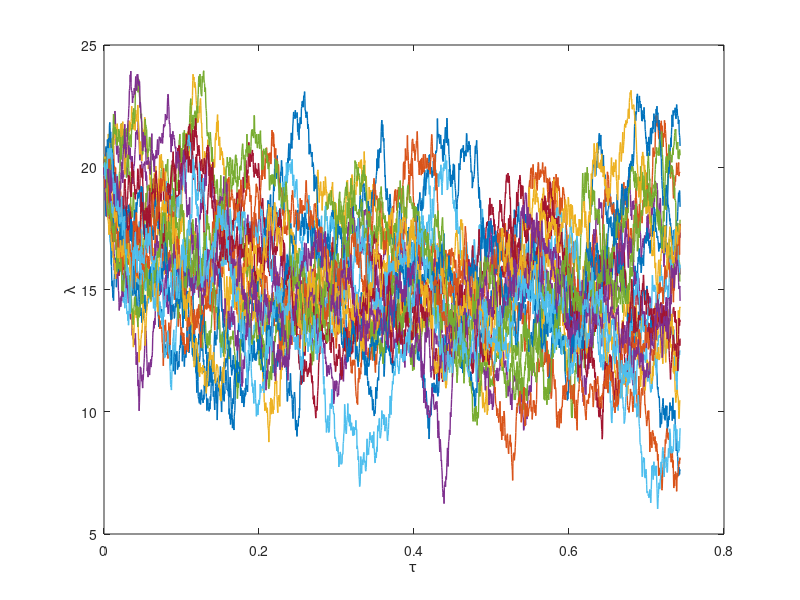

The MATLAB source for this figure: (Note: this script raises an error after producing the figure.)
%%%%%%%%%%%%%%%%%%%%%%%%%%%%%%%%%%%%%%%%%%%%%%%
%%% Script to plot inadequecy representation
%%%%%%%%%%%%%%%%%%%%%%%%%%%%%%%%%%%%%%%%%%%%%%%
clear all
close all
clc
set(0,'DefaultFigureWindowStyle','docked')


%% Loading HF data
A = csvread('error_in_qoi.txt');
tau       = A(:,1);
I         = A(:,2);
eps_exact = A(:,3); 

% figure
% plot(tau,eps_exact,'LineWidth',3)
% xlabel('\tau'); ylabel('\epsilon');
% prop_plots


%% Inadequacy Parameters
Nsamp = 20;
lambda_mean = 15;
c = 15;
alpha = 0.32;
beta = 15;

% initial conditions
epsODE(1,1:Nsamp) = 0.02*randn(1,Nsamp)+0.14;
lambda(1,1:Nsamp) = 20.0;


%% Inadequecy evolution
Ntau = size(tau,1);
dtau = tau(2) - tau(1);

% Wiener process
dW = sqrt(dtau)*randn(Nsamp,Ntau);   % increments
dW = dW';

for i = 1 : Ntau-1
    for j = 1 : Nsamp
    
    lambda(i+1,j) = lambda(i,j) - c*(lambda(i,j)-lambda_mean)*dtau + beta*dW(i,j);
    epsODE(i+1,j) = epsODE(i,j) - lambda(i,j)*epsODE(i,j)*dtau + alpha*(I(i+1)-I(i));

    end
end

%%
figure
plot(tau,lambda,'LineWidth',1)
xlabel('\tau'); ylabel('\lambda');
prop_plots

figure
plot(tau,eps_exact,'b','LineWidth',3); hold on
plot(tau,-epsODE,'--','LineWidth',2)
xlabel('\tau'); ylabel('Epsilon');
prop_plots


%% confidence plot
Meps = mean(-epsODE');
Leps = min(-epsODE');
Ueps = max(-epsODE');

figure
p = plot(tau,Leps,tau, Ueps,tau,Meps);
YLIM = get(gca,'YLim'); delete(p);
a1 = area(tau,Ueps,min(YLIM)); 
hold on
set(a1,'LineStyle','none');     set(a1,'FaceColor',[0.9 0.9 0.9]);
a2 = area(tau,Leps,min(YLIM)); 
set(a2,'LineStyle','none');     set(a2,'FaceColor',[1 1 1]);
p_mean = plot(tau,Meps,'--b','LineWidth',2);
p_exact = plot(tau, eps_exact, 'r','LineWidth',2); hold on
legend([p_exact p_mean a1],{'exact','mean','95% confidence boundaries'})
xlabel('Normalized Time \tau'); ylabel('Error in QoI');
prop_plots
daspect([1 2 1])
